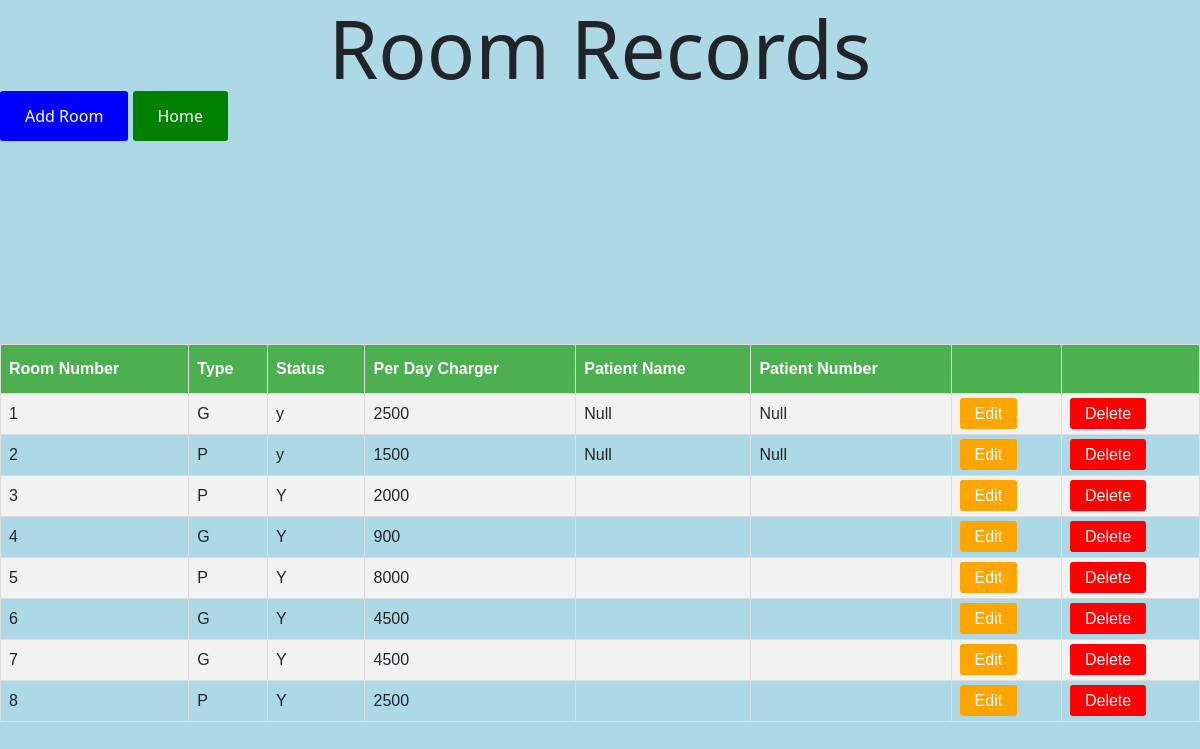
Page /showrooms.php on the committed database.
### tables this page shows
CREATE TABLE `room_detail` (
  `room_no` int(11) NOT NULL,
  `type` varchar(1) DEFAULT NULL,
  `status` varchar(1) DEFAULT NULL,
  `rm_dl_crg` varchar(25) DEFAULT NULL,
  `patient_name` varchar(25) DEFAULT NULL,
  `pat_no` varchar(11) DEFAULT NULL
);

### showrooms.php (the view, shortened to what this page needs)
<?php
$con=mysqli_connect("localhost","root","");
$query="Select * from room_detail";
$query_dept=mysqli_query($con,$query)
?>
<!DOCTYPE html>
<html>
<head>
	<link href="https://cdn.jsdelivr.net/npm/bootstrap@5.0.1/dist/css/bootstrap.min.css" rel="stylesheet">
</head>
<body style="background-color: lightblue; ">
	<h3 class="display-1" align="center">Room Records </h3>
	<a href="roomdetails.php" class="add">Add Room</a>
	<a href="home.php" class="add" style="background-color: green;">Home</a><br><br>
<table id="customers">
	<tr><th>Room Number
	</th>
	<th>Type</th>
	<th>Status</th>
	<th>Per Day Charger</th>
	<th>Patient Name</th>
		<th>Patient Number</th>
		<th></th>
		<th></th>
</tr>
<?php
while ($res= mysqli_fetch_array($query_dept)) {
	?>
	<tr>
		<td><?php echo $res['room_no'];?></td>
		<td><?php echo $res['type'];?></td>
		<td><?php echo $res['status'];?></td>
		<td><?php echo $res['rm_dl_crg'];?></td>
		<td><?php echo $res['patient_name'];?></td>
		<td><?php echo $res['pat_no'];?></td>
		<td><a class="edit" href="roomedit.php?edit=<?php echo $res['room_no'];?>">Edit</a></td>
		<td><a class="edit" style="background-color: red;" href="roomdelete.php?delet=<?php echo $res['room_no'];?>">Delete</a></td>
	</tr><br>
	<?php
}
?></table>
</body>
</html>

### showrooms.php (style rules this page uses)
#customers { font-family: Arial, Helvetica, sans-serif; border-collapse: collapse; width: 100%; }
#customers td, #customers th { border: 1px solid #ddd; padding: 8px; }
#customers tr:nth-child(even) { background-color: #f2f2f2; }
#customers th { padding-top: 12px; padding-bottom: 12px; text-align: left; background-color: #4CAF50; color: white; }
.edit { background-color: orange; color: white; text-decoration: none; text-align: center; padding: 7px 15px; border-radius: 3px; }
.add { background-color: blue; color: white; text-decoration: none; text-align: center; padding: 14px 25px; border-radius: 3px; }

### rows in the picture
room_detail: room_no "1", type "G", status "y", rm_dl_crg "2500", patient_name "Null", pat_no "Null"
room_detail: room_no "2", type "P", status "y", rm_dl_crg "1500", patient_name "Null", pat_no "Null"
room_detail: room_no "3", type "P", status "Y", rm_dl_crg "2000"
room_detail: room_no "4", type "G", status "Y", rm_dl_crg "900"
room_detail: room_no "5", type "P", status "Y", rm_dl_crg "8000"
room_detail: room_no "6", type "G", status "Y", rm_dl_crg "4500"
room_detail: room_no "7", type "G", status "Y", rm_dl_crg "4500"
room_detail: room_no "8", type "P", status "Y", rm_dl_crg "2500"
